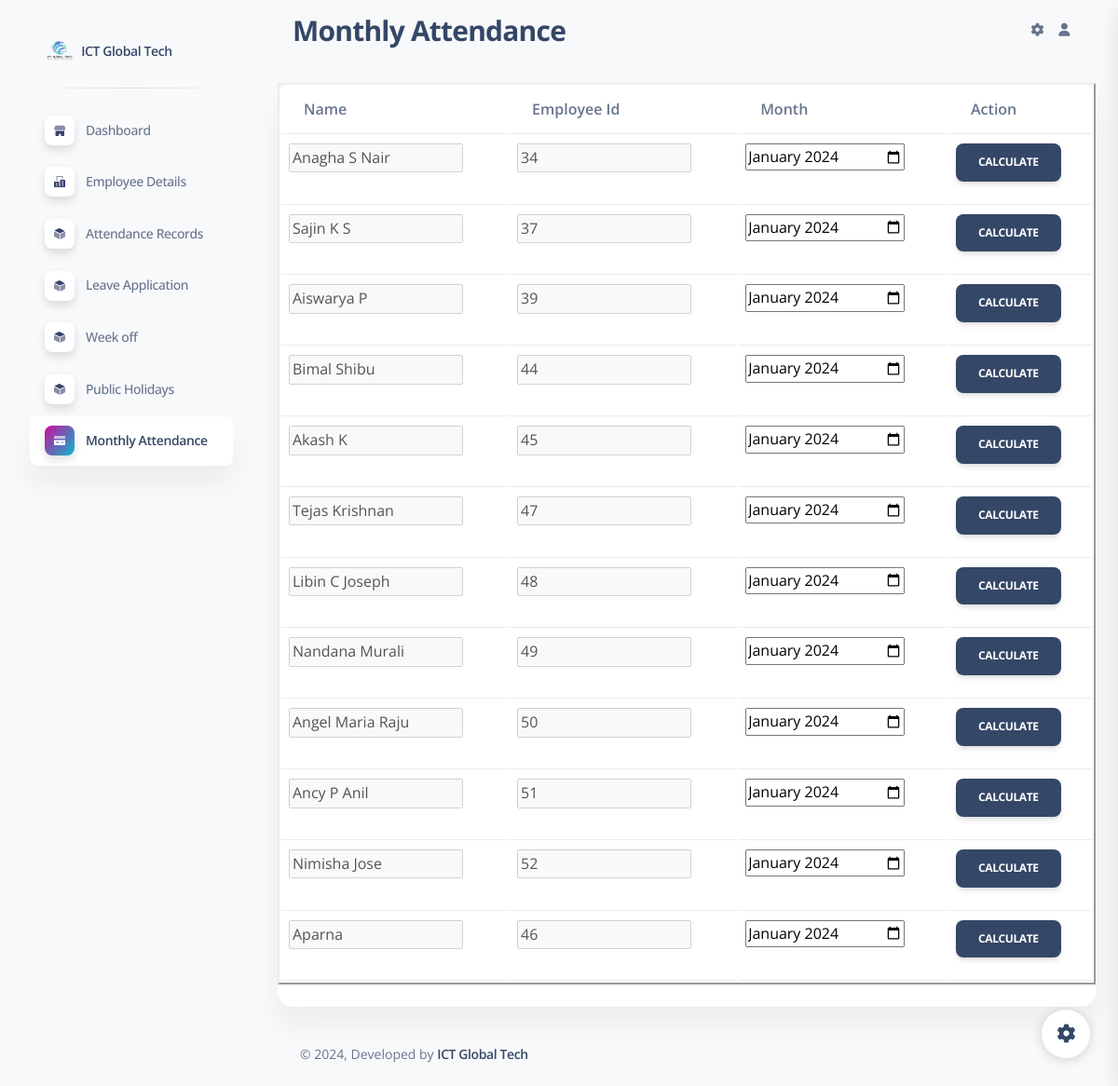
The app's page /monthlyattendance/ with its own data.
### attendance_app/models.py (models this page shows)
class regmodel(models.Model):
    name=models.CharField(max_length=30)
    employeeid=models.CharField(max_length=30)
    designation=models.CharField(max_length=30)
    email=models.EmailField()
    bloodgroup=models.CharField(max_length=10)
    phonenumber=models.IntegerField()
    dateofbirth=models.CharField(max_length=30)
    joiningdate=models.CharField(max_length=30)
    image=models.FileField(upload_to='attendance_app/static')
    accountnumber=models.IntegerField()
    bankname=models.CharField(max_length=100)
    branch=models.CharField(max_length=30)
    ifsccode=models.IntegerField()
    salary=models.IntegerField()
    password=models.CharField(max_length=10)
    status = models.CharField(max_length=20, default='Active')
    logintime = models.CharField(max_length=20)
    address = models.CharField(max_length=1000)

### attendance_app/views.py (the view)
# urls.py: path('monthlyattendance/',views.monthlyattendance),
def monthlyattendance(request):
    active_employees = regmodel.objects.filter(status='Active')
    return render(request, 'monthlyattendance.html', {'a': active_employees})

### attendance_app/templates/monthlyattendance.html (shortened to what this page needs)
<!DOCTYPE html>
<html lang="en">
<head>
  <link href=" /static/assets/css/nucleo-icons.css" rel="stylesheet" />
  <link href=" /static/assets/css/nucleo-svg.css" rel="stylesheet" />
  <link href=" /static/assets/css/nucleo-svg.css" rel="stylesheet" />
  <link id="pagestyle" href=" /static/assets/css/soft-ui-dashboard.css?v=1.0.7" rel="stylesheet" />
</head>
<body class="g-sidenav-show  bg-gray-100">
  <aside class="sidenav navbar navbar-vertical navbar-expand-xs border-0 border-radius-xl my-3 fixed-start ms-3 " id="sidenav-main">
    <div class="sidenav-header">
      <a class="navbar-brand m-0" href=" https://demos.creative-tim.com/soft-ui-dashboard/pages/dashboard.html " target="_blank">
        <img src="  /static/assets/img/ictlogotext.png " class="navbar-brand-img h-100" alt="main_logo">
        <span class="ms-1 font-weight-bold">ICT Global Tech</span>
      </a>
    </div>
    <hr class="horizontal dark mt-0">
    <div class="collapse navbar-collapse  w-auto " id="sidenav-collapse-main">
      <ul class="navbar-nav">
        <li class="nav-item">
          <a class="nav-link " href="/admindashboard/">
            <div class="icon icon-shape icon-sm shadow border-radius-md bg-white text-center me-2 d-flex align-items-center justify-content-center">
            </div>
            <span class="nav-link-text ms-1">Dashboard</span>
          </a>
        </li>
        <li class="nav-item">
          <a class="nav-link  " href="/employeedetails/">
            <div class="icon icon-shape icon-sm shadow border-radius-md bg-white text-center me-2 d-flex align-items-center justify-content-center">
            </div>
            <span class="nav-link-text ms-1">Employee Details</span>
          </a>
        </li>
        <li class="nav-item">
          <a class="nav-link  " href="/display_attendance/">
            <div class="icon icon-shape icon-sm shadow border-radius-md bg-white text-center me-2 d-flex align-items-center justify-content-center">
            </div>
            <span class="nav-link-text ms-1">Attendance Records</span>
          </a>
        </li>
        <li class="nav-item">
          <a class="nav-link  " href="/leavedisplay/">
            <div class="icon icon-shape icon-sm shadow border-radius-md bg-white text-center me-2 d-flex align-items-center justify-content-center">
            </div>
            <span class="nav-link-text ms-1">Leave Application</span>
          </a>
        </li>
        <li class="nav-item">
          <a class="nav-link  " href="/weekoff/">
            <div class="icon icon-shape icon-sm shadow border-radius-md bg-white text-center me-2 d-flex align-items-center justify-content-center">
            </div>
            <span class="nav-link-text ms-1">Week off</span>
          </a>
        </li>
        <li class="nav-item">
          <a class="nav-link  " href="/publicholidays/">
            <div class="icon icon-shape icon-sm shadow border-radius-md bg-white text-center me-2 d-flex align-items-center justify-content-center">
            </div>
            <span class="nav-link-text ms-1">Public Holidays</span>
          </a>
        </li>
        <li class="nav-item">
          <a class="nav-link active" href="/monthlyattendance/">
            <div class="icon icon-shape icon-sm shadow border-radius-md bg-white text-center me-2 d-flex align-items-center justify-content-center">
            </div>
            <span class="nav-link-text ms-1">Monthly Attendance</span>
          </a>
        </li>
  </aside>
  <main class="main-content position-relative max-height-vh-100 h-100 border-radius-lg ">
    <nav class="navbar navbar-main navbar-expand-lg px-0 mx-4 shadow-none border-radius-xl" id="navbarBlur" navbar-scroll="true">
      <div class="container-fluid py-1 px-3">
        <nav aria-label="breadcrumb">
          <h3 class="font-weight-bolder mb-0">Monthly Attendance</h3>
        </nav>
        <div class="collapse navbar-collapse mt-sm-0 mt-2 me-md-0 me-sm-4" id="navbar">
          <ul class="navbar-nav  justify-content-end">
            <li class="nav-item px-3 d-flex align-items-center">
              <a href="javascript:;" class="nav-link text-body p-0">
                <i class="fa fa-cog fixed-plugin-button-nav cursor-pointer"></i>
              </a>
            </li>
            <li class="nav-item dropdown pe-2 d-flex align-items-center">
              <a href="javascript:;" class="nav-link text-body p-0" id="dropdownMenuButton" data-bs-toggle="dropdown" aria-expanded="false">
                <i class="fa fa-user me-sm-1"></i>
              </a>
            </li>
          </ul>
        </div>
      </div>
    </nav>
    <div class="container-fluid py-4">
      <div class="row">
        <div class="col-12">
          <div class="card mb-4">
            <div class="card-body px-0 pt-0 pb-2">
              <div class="table-responsive p-0">
                <form class="form-header"  method="POST">{% csrf_token %}
              <div class="row">
                  <div class="table-responsive table-responsive-data2 col-12">
                      <table class="table table-data2" border="2">
                          <thead>
                          <tr>
                              <th>Name</th>
                              <th>Employee id</th>
                              <th>Month</th>
                              <th>Action</th>
                          </tr>
                          </thead>
                          <tbody>
{% for i in a %}
<tr>
  <td><input type="text" name="name_{{ i.id }}" value="{{ i.name }}" disabled></td>
  <td><input type="number" name="employeeid_{{ i.id }}" value="{{ i.employeeid }}" disabled></td>
  <td><input type="month" id="start_{{ i.id }}" name="start_{{ i.id }}" min="2018-03" value="2024-01"/></td>
  <td><button type="button" onclick="calculateAttendance('{{ i.employeeid }}', '{{ i.id }}')" class="btn btn-dark">Calculate</button></td>
</tr>
{% endfor %}
                          </tbody>
                      </table>
                  </div>
                  </div>
              </form>
              </div>
            </div>
          </div>
        </div>
      </div>
      <footer class="footer pt-3  ">
        <div class="container-fluid">
          <div class="row align-items-center justify-content-lg-between">
            <div class="col-lg-6 mb-lg-0 mb-4">
              <div class="copyright text-center text-sm text-muted text-lg-start">
                © ,
                Developed by
                <a href="https://ictglobaltech.com" class="font-weight-bold" target="_blank">ICT Global Tech</a>
              </div>
            </div>
          </div>
        </div>
      </footer>
    </div>
  </main>
  <div class="fixed-plugin">
    <a class="fixed-plugin-button text-dark position-fixed px-3 py-2">
      <i class="fa fa-cog py-2"> </i>
    </a>
  </div>
</body>
</html>

### attendance_app/static/assets/css/nucleo-svg.css (style rules this page uses)
.icon { display: inline-block; color: #111111; height: 1em; width: 1em; }
.icon-sm { height: 0.8em; width: 0.8em; }
.icon { fill: currentColor; stroke: none; }

### attendance_app/templates/monthlyattendance.html (style rules this page uses)
.table-responsive-data2 { overflow-x: auto; }

### records on screen
regmodel: name "Anagha S Nair", employeeid "34"
regmodel: name "Sajin K S", employeeid "37"
regmodel: name "Aiswarya P", employeeid "39"
regmodel: name "Bimal Shibu", employeeid "44", id "2024-01"
regmodel: name "Akash K", employeeid "45"
regmodel: name "Tejas Krishnan", employeeid "47"
regmodel: name "Libin C Joseph", employeeid "48"
regmodel: name "Nandana Murali", employeeid "49"
regmodel: name "Angel Maria Raju", employeeid "50"
regmodel: name "Ancy P Anil", employeeid "51"
regmodel: name "Nimisha Jose", employeeid "52"
regmodel: name "Aparna", employeeid "46"
